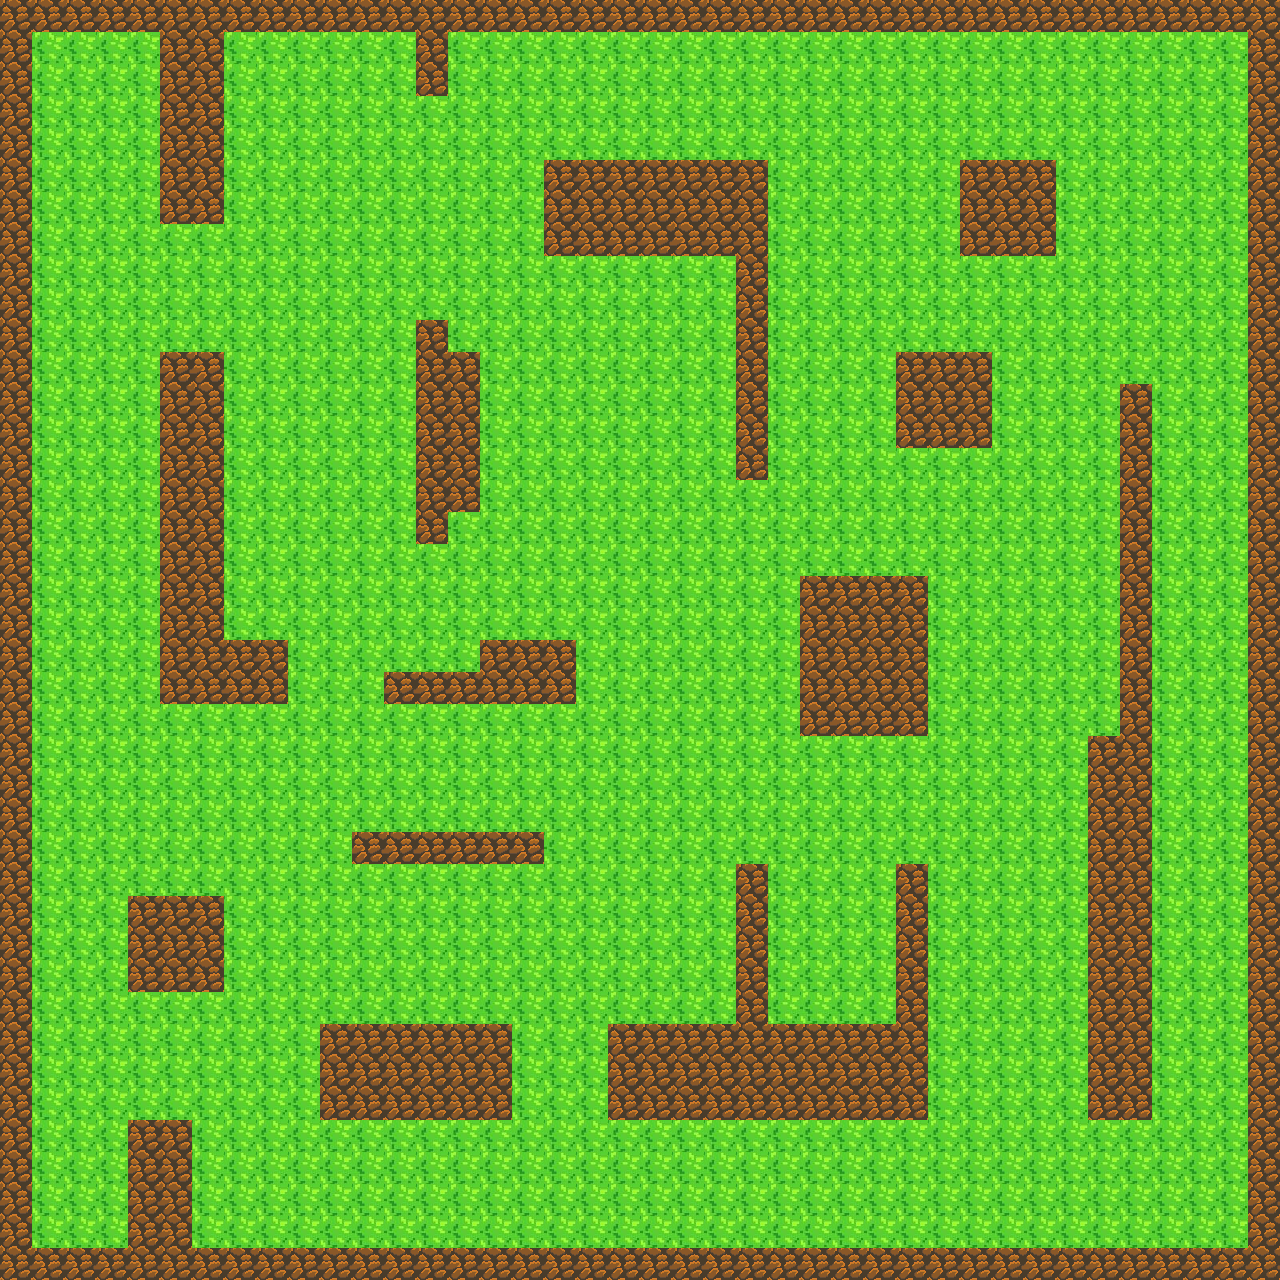

Tiled map render using the project's own tile images. Description and the whole map definition, tile-layer contents included, below:
An orthogonal 40x40 tile map with 32x32 px tiles, 1 tile layer (Tile Layer 1).

<map version="1.9" tiledversion="1.9.2" orientation="orthogonal" renderorder="right-down" width="40" height="40" tilewidth="32" tileheight="32" infinite="0" nextlayerid="3" nextobjectid="1">
 <editorsettings>
  <export target="mapa2.csv" format="csv" />
 </editorsettings>
 <tileset firstgid="1" name="tiles" tilewidth="32" tileheight="32" tilecount="5" columns="5">
  <image source="../assets/tiles/tiles.png" width="160" height="32" />
 </tileset>
 <layer id="1" name="Tile Layer 1" width="40" height="40">
  <data encoding="csv">
5,5,5,5,5,5,5,5,5,5,5,5,5,5,5,5,5,5,5,5,5,5,5,5,5,5,5,5,5,5,5,5,5,5,5,5,5,5,5,5,
5,4,4,4,4,5,5,4,4,4,4,4,4,5,4,4,4,4,4,4,4,4,4,4,4,4,4,4,4,4,4,4,4,4,4,4,4,4,4,5,
5,4,4,4,4,5,5,4,4,4,4,4,4,5,4,4,4,4,4,4,4,4,4,4,4,4,4,4,4,4,4,4,4,4,4,4,4,4,4,5,
5,4,4,4,4,5,5,4,4,4,4,4,4,4,4,4,4,4,4,4,4,4,4,4,4,4,4,4,4,4,4,4,4,4,4,4,4,4,4,5,
5,4,4,4,4,5,5,4,4,4,4,4,4,4,4,4,4,4,4,4,4,4,4,4,4,4,4,4,4,4,4,4,4,4,4,4,4,4,4,5,
5,4,4,4,4,5,5,4,4,4,4,4,4,4,4,4,4,5,5,5,5,5,5,5,4,4,4,4,4,4,5,5,5,4,4,4,4,4,4,5,
5,4,4,4,4,5,5,4,4,4,4,4,4,4,4,4,4,5,5,5,5,5,5,5,4,4,4,4,4,4,5,5,5,4,4,4,4,4,4,5,
5,4,4,4,4,4,4,4,4,4,4,4,4,4,4,4,4,5,5,5,5,5,5,5,4,4,4,4,4,4,5,5,5,4,4,4,4,4,4,5,
5,4,4,4,4,4,4,4,4,4,4,4,4,4,4,4,4,4,4,4,4,4,4,5,4,4,4,4,4,4,4,4,4,4,4,4,4,4,4,5,
5,4,4,4,4,4,4,4,4,4,4,4,4,4,4,4,4,4,4,4,4,4,4,5,4,4,4,4,4,4,4,4,4,4,4,4,4,4,4,5,
5,4,4,4,4,4,4,4,4,4,4,4,4,5,4,4,4,4,4,4,4,4,4,5,4,4,4,4,4,4,4,4,4,4,4,4,4,4,4,5,
5,4,4,4,4,5,5,4,4,4,4,4,4,5,5,4,4,4,4,4,4,4,4,5,4,4,4,4,5,5,5,4,4,4,4,4,4,4,4,5,
5,4,4,4,4,5,5,4,4,4,4,4,4,5,5,4,4,4,4,4,4,4,4,5,4,4,4,4,5,5,5,4,4,4,4,5,4,4,4,5,
5,4,4,4,4,5,5,4,4,4,4,4,4,5,5,4,4,4,4,4,4,4,4,5,4,4,4,4,5,5,5,4,4,4,4,5,4,4,4,5,
5,4,4,4,4,5,5,4,4,4,4,4,4,5,5,4,4,4,4,4,4,4,4,5,4,4,4,4,4,4,4,4,4,4,4,5,4,4,4,5,
5,4,4,4,4,5,5,4,4,4,4,4,4,5,5,4,4,4,4,4,4,4,4,4,4,4,4,4,4,4,4,4,4,4,4,5,4,4,4,5,
5,4,4,4,4,5,5,4,4,4,4,4,4,5,4,4,4,4,4,4,4,4,4,4,4,4,4,4,4,4,4,4,4,4,4,5,4,4,4,5,
5,4,4,4,4,5,5,4,4,4,4,4,4,4,4,4,4,4,4,4,4,4,4,4,4,4,4,4,4,4,4,4,4,4,4,5,4,4,4,5,
5,4,4,4,4,5,5,4,4,4,4,4,4,4,4,4,4,4,4,4,4,4,4,4,4,5,5,5,5,4,4,4,4,4,4,5,4,4,4,5,
5,4,4,4,4,5,5,4,4,4,4,4,4,4,4,4,4,4,4,4,4,4,4,4,4,5,5,5,5,4,4,4,4,4,4,5,4,4,4,5,
5,4,4,4,4,5,5,5,5,4,4,4,4,4,4,5,5,5,4,4,4,4,4,4,4,5,5,5,5,4,4,4,4,4,4,5,4,4,4,5,
5,4,4,4,4,5,5,5,5,4,4,4,5,5,5,5,5,5,4,4,4,4,4,4,4,5,5,5,5,4,4,4,4,4,4,5,4,4,4,5,
5,4,4,4,4,4,4,4,4,4,4,4,4,4,4,4,4,4,4,4,4,4,4,4,4,5,5,5,5,4,4,4,4,4,4,5,4,4,4,5,
5,4,4,4,4,4,4,4,4,4,4,4,4,4,4,4,4,4,4,4,4,4,4,4,4,4,4,4,4,4,4,4,4,4,5,5,4,4,4,5,
5,4,4,4,4,4,4,4,4,4,4,4,4,4,4,4,4,4,4,4,4,4,4,4,4,4,4,4,4,4,4,4,4,4,5,5,4,4,4,5,
5,4,4,4,4,4,4,4,4,4,4,4,4,4,4,4,4,4,4,4,4,4,4,4,4,4,4,4,4,4,4,4,4,4,5,5,4,4,4,5,
5,4,4,4,4,4,4,4,4,4,4,5,5,5,5,5,5,4,4,4,4,4,4,4,4,4,4,4,4,4,4,4,4,4,5,5,4,4,4,5,
5,4,4,4,4,4,4,4,4,4,4,4,4,4,4,4,4,4,4,4,4,4,4,5,4,4,4,4,5,4,4,4,4,4,5,5,4,4,4,5,
5,4,4,4,5,5,5,4,4,4,4,4,4,4,4,4,4,4,4,4,4,4,4,5,4,4,4,4,5,4,4,4,4,4,5,5,4,4,4,5,
5,4,4,4,5,5,5,4,4,4,4,4,4,4,4,4,4,4,4,4,4,4,4,5,4,4,4,4,5,4,4,4,4,4,5,5,4,4,4,5,
5,4,4,4,5,5,5,4,4,4,4,4,4,4,4,4,4,4,4,4,4,4,4,5,4,4,4,4,5,4,4,4,4,4,5,5,4,4,4,5,
5,4,4,4,4,4,4,4,4,4,4,4,4,4,4,4,4,4,4,4,4,4,4,5,4,4,4,4,5,4,4,4,4,4,5,5,4,4,4,5,
5,4,4,4,4,4,4,4,4,4,5,5,5,5,5,5,4,4,4,5,5,5,5,5,5,5,5,5,5,4,4,4,4,4,5,5,4,4,4,5,
5,4,4,4,4,4,4,4,4,4,5,5,5,5,5,5,4,4,4,5,5,5,5,5,5,5,5,5,5,4,4,4,4,4,5,5,4,4,4,5,
5,4,4,4,4,4,4,4,4,4,5,5,5,5,5,5,4,4,4,5,5,5,5,5,5,5,5,5,5,4,4,4,4,4,5,5,4,4,4,5,
5,4,4,4,5,5,4,4,4,4,4,4,4,4,4,4,4,4,4,4,4,4,4,4,4,4,4,4,4,4,4,4,4,4,4,4,4,4,4,5,
5,4,4,4,5,5,4,4,4,4,4,4,4,4,4,4,4,4,4,4,4,4,4,4,4,4,4,4,4,4,4,4,4,4,4,4,4,4,4,5,
5,4,4,4,5,5,4,4,4,4,4,4,4,4,4,4,4,4,4,4,4,4,4,4,4,4,4,4,4,4,4,4,4,4,4,4,4,4,4,5,
5,4,4,4,5,5,4,4,4,4,4,4,4,4,4,4,4,4,4,4,4,4,4,4,4,4,4,4,4,4,4,4,4,4,4,4,4,4,4,5,
5,5,5,5,5,5,5,5,5,5,5,5,5,5,5,5,5,5,5,5,5,5,5,5,5,5,5,5,5,5,5,5,5,5,5,5,5,5,5,5
</data>
 </layer>
</map>
